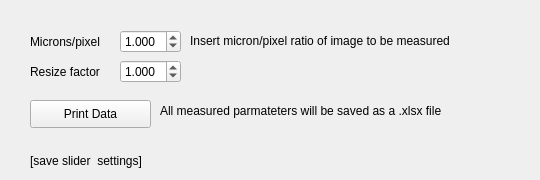
      <widget class="QWidget" name="save_data">
       <attribute name="title">
        <string>Print Data</string>
       </attribute>
       <widget class="QDoubleSpinBox" name="resize_factor_SpinBox_2">
        <property name="geometry">
         <rect>
          <x>120</x>
          <y>60</y>
          <width>61</width>
          <height>23</height>
         </rect>
        </property>
        <property name="mouseTracking">
         <bool>false</bool>
        </property>
        <property name="decimals">
         <number>3</number>
        </property>
        <property name="minimum">
         <double>0.001000000000000</double>
        </property>
        <property name="maximum">
         <double>10000.000000000000000</double>
        </property>
        <property name="singleStep">
         <double>0.010000000000000</double>
        </property>
        <property name="value">
         <double>1.000000000000000</double>
        </property>
       </widget>
       <widget class="QLabel" name="micronsPixelLabel_3">
        <property name="geometry">
         <rect>
          <x>30</x>
          <y>60</y>
          <width>81</width>
          <height>23</height>
         </rect>
        </property>
        <property name="text">
         <string>Resize factor</string>
        </property>
       </widget>
       <widget class="QDoubleSpinBox" name="microns_per_pixel_SpinBox_2">
        <property name="geometry">
         <rect>
          <x>120</x>
          <y>30</y>
          <width>61</width>
          <height>23</height>
         </rect>
        </property>
        <property name="mouseTracking">
         <bool>false</bool>
        </property>
        <property name="decimals">
         <number>3</number>
        </property>
        <property name="minimum">
         <double>0.001000000000000</double>
        </property>
        <property name="maximum">
         <double>10000.000000000000000</double>
        </property>
        <property name="singleStep">
         <double>0.010000000000000</double>
        </property>
        <property name="value">
         <double>1.000000000000000</double>
        </property>
       </widget>
       <widget class="QLabel" name="micronsPixelLabel_4">
        <property name="geometry">
         <rect>
          <x>30</x>
          <y>30</y>
          <width>81</width>
          <height>23</height>
         </rect>
        </property>
        <property name="text">
         <string>Microns/pixel</string>
        </property>
       </widget>
       <widget class="QPushButton" name="print_button">
        <property name="geometry">
         <rect>
          <x>30</x>
          <y>100</y>
          <width>121</width>
          <height>28</height>
         </rect>
        </property>
        <property name="text">
         <string>Print Data</string>
        </property>
       </widget>
       <widget class="QLabel" name="label_52">
        <property name="geometry">
         <rect>
          <x>190</x>
          <y>30</y>
          <width>341</width>
          <height>21</height>
         </rect>
        </property>
        <property name="text">
         <string>Insert micron/pixel ratio of image to be measured </string>
        </property>
       </widget>
       <widget class="QLabel" name="label_53">
        <property name="geometry">
         <rect>
          <x>30</x>
          <y>150</y>
          <width>421</width>
          <height>21</height>
         </rect>
        </property>
        <property name="text">
         <string>[save slider  settings] </string>
        </property>
       </widget>
       <widget class="QLabel" name="label_54">
        <property name="geometry">
         <rect>
          <x>160</x>
          <y>100</y>
          <width>341</width>
          <height>21</height>
         </rect>
        </property>
        <property name="text">
         <string>All measured parmateters will be saved as a .xlsx file</string>
        </property>
       </widget>
      </widget>
